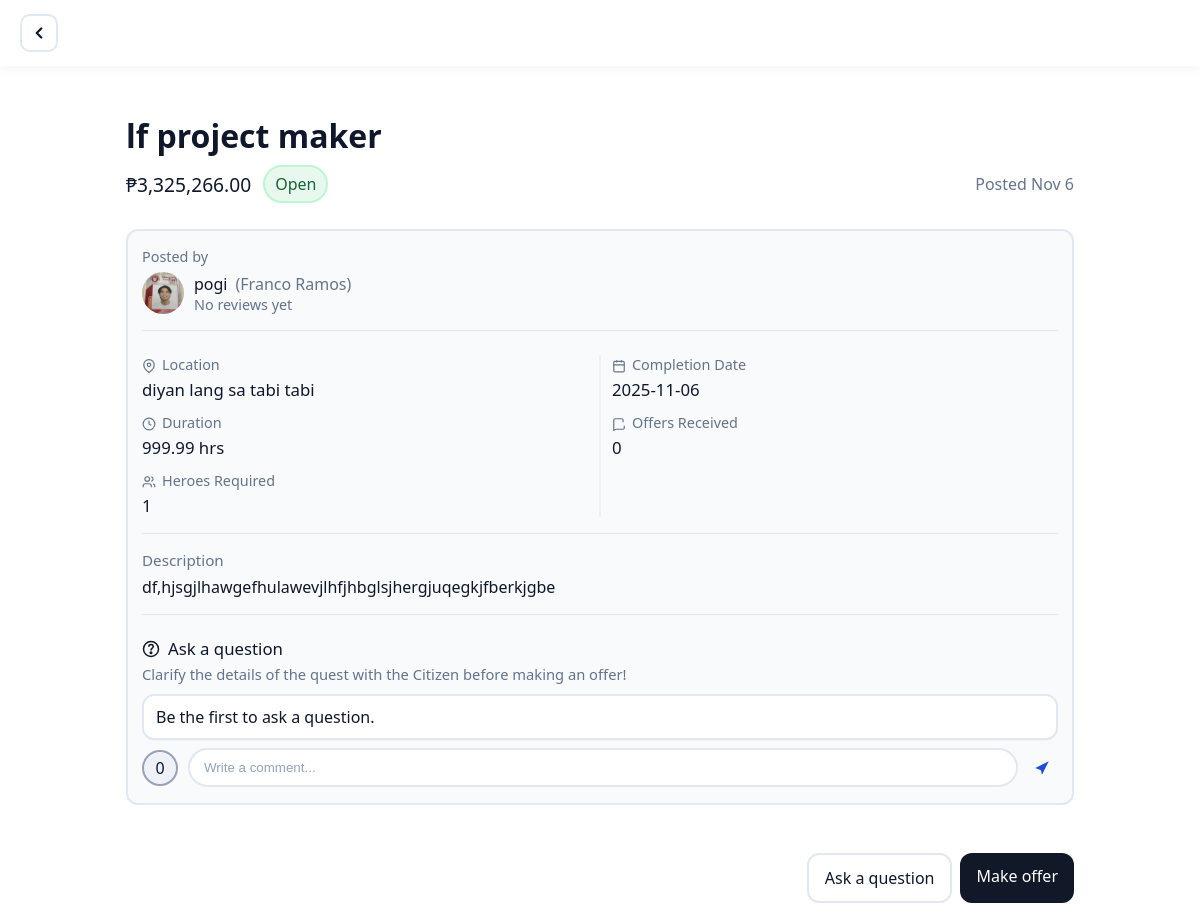
Screenshot of /pages/gawain-detail.php?id=23 (signed in) with the database file from the repository.
### tables this page shows
CREATE TABLE `jobs` (
  `id` int(11) NOT NULL,
  `user_id` int(11) DEFAULT NULL,
  `title` varchar(150) NOT NULL,
  `category` varchar(100) NOT NULL,
  `description` text NOT NULL,
  `location` varchar(200) NOT NULL,
  `budget` decimal(10,2) DEFAULT NULL,
  `date_needed` date DEFAULT NULL,
  `status` varchar(20) NOT NULL DEFAULT 'open',
  `posted_at` datetime NOT NULL DEFAULT current_timestamp(),
  `image_path` varchar(255) DEFAULT NULL,
  `starting_location` varchar(200) DEFAULT NULL,
  `ending_location` varchar(200) DEFAULT NULL,
  `urgency` varchar(20) DEFAULT NULL,
  `time_preference` varchar(20) DEFAULT NULL,
  `specific_time` varchar(20) DEFAULT NULL,
  `time_range_start` varchar(20) DEFAULT NULL,
  `time_range_end` varchar(20) DEFAULT NULL,
  `payment_type` varchar(20) DEFAULT NULL,
  `estimated_hours` decimal(5,2) DEFAULT NULL,
  `additional_cost` decimal(10,2) DEFAULT NULL,
  `requirements` text DEFAULT NULL,
  `helpers_needed` int(11) DEFAULT 1,
  `screening_questions` text DEFAULT NULL,
  `make_mandatory` tinyint(1) DEFAULT 0,
  `is_negotiable` tinyint(1) DEFAULT 0
);

### pages/gawain-detail.php (the view, shortened to what this page needs)
<?php
include '../config/db_connect.php';
$db = $conn ?? $mysqli ?? null;
$table = 'jobs';
function e($v){ return htmlspecialchars((string)$v, ENT_QUOTES, 'UTF-8'); }
function fmt_money($v){
    $n = is_numeric($v) ? (float)$v : 0; return '₱' . number_format($n, 2);
}
$jobs = null;
$id = isset($_GET['id']) ? (int)$_GET['id'] : 0;
if ($id > 0 && $db) {
    $sql = "SELECT * FROM {$table} WHERE id = ? LIMIT 1";
    if ($stmt = mysqli_prepare($db, $sql)) {
        mysqli_stmt_bind_param($stmt, 'i', $id);
        if (mysqli_stmt_execute($stmt)) {
            $res = mysqli_stmt_get_result($stmt);
            $jobs = mysqli_fetch_assoc($res) ?: null;
        }
    }
}
$pageTitle = isset($jobs['title']) ? trim((string)$jobs['title']) : '';
$priceLabel = fmt_money($jobs['budget'] ?? '');
$status = ucfirst(strtolower((string)($jobs['status'] ?? 'open')));
$durationLabel = (!empty($jobs['estimated_hours']))
	? (rtrim(rtrim(number_format((float)$jobs['estimated_hours'], 2, '.', ''), '0'), '.') . ' hr' . (((float)$jobs['estimated_hours'] == 1.0) ? '' : 's'))
	: '—';
$offers = 0;
$helpersNeeded = (int)($jobs['helpers_needed'] ?? 1);
$displayName = $_SESSION['display_name'] ?? $_SESSION['mobile'] ?? 'You';
function url_from_path($p){
  return '../' . ltrim($p, '/');
}
$clientAvatarUrl = '';
$jobOwnerId = (int)($jobs['user_id'] ?? 0);
$posterUsername = '';
$posterFirst = '';
$posterLast  = '';
if ($jobOwnerId > 0 && $db) {
	if ($u = @mysqli_prepare(
		$db,
		"SELECT
			COALESCE(username,'')     AS username,
			COALESCE(first_name,'')   AS first_name,
			COALESCE(last_name,'')    AS last_name,
			COALESCE(avatar,'')       AS avatar
		 FROM users WHERE id = ? LIMIT 1"
	)) {
		mysqli_stmt_bind_param($u, 'i', $jobOwnerId);
		if (@mysqli_stmt_execute($u)) {
			$ur = @mysqli_stmt_get_result($u);
			if ($ur && ($row = @mysqli_fetch_assoc($ur))) {
				$posterUsername  = (string)($row['username'] ?? '');
				$posterFirst     = (string)($row['first_name'] ?? '');
				$posterLast      = (string)($row['last_name'] ?? '');
				$clientAvatarUrl = url_from_path($row['avatar'] ?? '');
			}
		}
	}
}
$posterName = trim($posterUsername !== '' ? $posterUsername : trim($posterFirst . ' ' . $posterLast));
$posterFullName = trim(($posterFirst ?? '') . ' ' . ($posterLast ?? ''));
$isOwner = false;
if (!empty($_SESSION['user_id']) && $jobOwnerId) {
   $isOwner = ((int)$_SESSION['user_id'] === (int)$jobOwnerId);
} elseif ($jobOwnerId === 0) {
   $viewerName = (string)($displayName ?? ($_SESSION['display_name'] ?? ''));
   $isOwner = (trim(strtolower($viewerName)) === trim(strtolower((string)($jobs['user_name'] ?? ''))));
}
$profileHref = $isOwner
  ? './profile.php'
  : ($jobOwnerId
      ? ('./user-detail.php?id=' . (int)$jobOwnerId)
      : ($posterName !== '' ? ('./user-detail.php?name=' . urlencode($posterName)) : '#'));
$viewerId = (int)($_SESSION['user_id'] ?? 0);
$thread = [];
?>
<!DOCTYPE html>
<html lang="en">
<head>
  <link rel="stylesheet" href="../assets/css/styles.css" />
</head>
<body class="theme-profile-bg page-fade is-ready">
  <header class="dash-topbar detail-topbar">
    <a class="back-btn" href="./home-gawain.php" aria-label="Back to posts">
      <svg width="18" height="18" viewBox="0 0 24 24" fill="none" stroke="currentColor" stroke-width="3" stroke-linecap="round" stroke-linejoin="round"><path d="M15 18l-6-6 6-6"/></svg>
    </a>
  </header>
  <main class="detail-wrap">
    <h1 class="detail-title"><?php echo e($pageTitle ?: ($jobs['title'] ?? '')); ?></h1>
    <div class="price-row">
      <div class="price"><?php echo e($priceLabel); ?></div>
      <span class="badge"><?php echo e($status); ?></span>
      <span style="margin-left:auto; color:#64748b; font-weight:700;">Posted <?php echo e(date('M j', strtotime($jobs['posted_at'] ?? 'now'))); ?></span>
    </div>
    <div class="detail-grid">
      <div class="detail-main">
        <div class="meta-merged" aria-label="Details">
          <div class="meta-item">
            <h3 class="meta-title">Posted by</h3>
            <div class="poster">
              <div class="avatar">
                <?php
                if (!empty($clientAvatarUrl)) {
                  echo '<a href="' . e($profileHref) . '" title="View user details"><img class="avatar-img" src="' . e($clientAvatarUrl) . '" alt="' . e($posterName) . '" /></a>';
                } else {
                  echo '<a href="' . e($profileHref) . '" title="View user details"><img class="avatar-img" src="../assets/images/your-photo.png" alt="' . e($posterName) . '" style="object-fit:cover;" /></a>';
                }
                ?>
              </div>
              <div>
                <div style="font-weight:800; display:flex; align-items:center; gap:8px; flex-wrap:wrap;">
                  <a href="<?php echo e($profileHref); ?>" title="View user details" style="color:inherit; text-decoration:none;"><?php echo e($posterName); ?></a>
                  <?php if (!empty($posterFullName)): ?>
                    <span style="color:#64748b; font-weight:700;">(<?php echo e($posterFullName); ?>)</span>
                  <?php endif; ?>
                </div>
                <div style="color:#64748b; font-size:.9rem;">No reviews yet</div>
              </div>
            </div>
            <div class="meta-divider" role="presentation"></div>
            <div class="info-list">
              <div class="info-row">
                <div class="label">
                  <span class="ico" aria-hidden="true">
                    <svg width="14" height="14" viewBox="0 0 24 24" fill="none" stroke="currentColor" stroke-width="2"><path d="M21 10c0 7-9 13-9 13S3 17 3 10a9 9 0 1 1 18 0Z"/><circle cx="12" cy="10" r="3"/></svg>
                  </span>
                  <span>Location</span>
                </div>
                <div class="value"><?php echo ($jobs['location'] ?? '') ? e($jobs['location']) : 'Online'; ?></div>
              </div>
              <div class="info-row">
                <div class="label">
                  <span class="ico" aria-hidden="true">
                    <svg width="14" height="14" viewBox="0 0 24 24" fill="none" stroke="currentColor" stroke-width="2"><rect x="3" y="4" width="18" height="18" rx="2"/><path d="M16 2v4M8 2v4M3 10h18"/></svg>
                  </span>
                  <span>Completion Date</span>
                </div>
                <div class="value"><?php echo ($jobs['date_needed'] ?? '') ? e($jobs['date_needed']) : 'Anytime'; ?></div>
              </div>
              <div class="info-row">
                <div class="label">
                  <span class="ico" aria-hidden="true">
                    <svg width="14" height="14" viewBox="0 0 24 24" fill="none" stroke="currentColor" stroke-width="2"><circle cx="12" cy="12" r="10"/><path d="M12 6v6l4 2"/></svg>
                  </span>
                  <span>Duration</span>
                </div>
                <div class="value"><?php echo e($durationLabel); ?></div>
              </div>
              <div class="info-row">
                <div class="label">
                  <span class="ico" aria-hidden="true">
                    <svg width="14" height="14" viewBox="0 0 24 24" fill="none" stroke="currentColor" stroke-width="2"><path d="M21 15v4a2 2 0 0 1-2 2H7l-4 2V5a2 2 0 0 1 2-2h12a2 2 0 0 1 2 2v4"/></svg>
                  </span>
                  <span>Offers Received</span>
                </div>
                <div class="value"><?php echo e($offers); ?></div>
              </div>
              <div class="info-row">
                <div class="label">
                  <span class="ico" aria-hidden="true">
                    <svg width="14" height="14" viewBox="0 0 24 24" fill="none" stroke="currentColor" stroke-width="2"><path d="M16 21v-2a4 4 0 0 0-4-4H6a4 4 0 0 0-4 4v2"/><circle cx="9" cy="7" r="4"/><path d="M22 21v-2a4 4 0 0 0-3-3.87"/><path d="M16 3.13a4 4 0 0 1 0 7.75"/></svg>
                  </span>
                  <span>Heroes Required</span>
                </div>
                <div class="value"><?php echo $helpersNeeded; ?></div>
              </div>
            </div>
            <div class="meta-divider" role="presentation"></div>
            <div class="merged-desc" aria-label="Description">
              <h3>Description</h3>
              <pre><?php echo e($jobs['description'] ?? ''); ?></pre>
            </div>
            <div class="meta-divider" role="presentation"></div>
            <section class="ask-panel ask-inset" id="ask-box" aria-label="Ask a question">
              <h3 class="ask-title">
                <svg width="18" height="18" viewBox="0 0 24 24" fill="none" stroke="currentColor" stroke-width="2"><circle cx="12" cy="12" r="10"/><path d="M9 9a3 3 0 0 1 6 0c0 2-3 2-3 5"/><circle cx="12" cy="17" r="1"/></svg>
                Ask a question
              </h3>
              <p class="ask-sub">Clarify the details of the quest with the Citizen before making an offer!</p>
              <div class="comment-list" aria-label="Recent Q&A">
                <?php if (empty($thread)): ?>
                  <div class="bubble" style="border-radius:12px;">Be the first to ask a question.</div>
                <?php endif; ?>
              </div>
              <div class="ask-input-row">
                <div class="ask-counter" id="askCount" aria-label="Questions count"><?php echo (int)count($thread); ?></div>
                <form class="ask-form" id="askForm" method="post" novalidate>
                  <input class="ask-field" type="text" name="body" placeholder="Write a comment..." aria-label="Write a comment" required <?php echo $viewerId ? '' : 'disabled'; ?> />
                  <button type="submit" class="ask-send" aria-label="Send question" title="Send"<?php echo $viewerId ? '' : ' disabled'; ?>>
                    <svg viewBox="0 0 24 24" fill="currentColor" aria-hidden="true"><path d="M3 12l18-9-9 18-1.5-6L3 12z"/></svg>
                  </button>
                </form>
              </div>
            </section>
      </div>
    </div>
  </main>
  <footer class="footer-bar">
    <div class="footer-inner">
      <div class="footer-actions">
  <a class="btn-ghost" href="#ask-box" role="button">Ask a question</a>
        <a class="btn-solid" href="./make-offer.php<?php echo $id ? ('?id='.(int)$id) : ''; ?>" role="button">Make offer</a>
      </div>
    </div>
  </footer>
</body>
</html>

### assets/css/styles.css (style rules this page uses)
* { box-sizing: border-box; }
html, body { height: 100%; margin: 0; }
body { font-family: 'Montserrat', system-ui, -apple-system, Segoe UI, Roboto, Arial, sans-serif; color: #0f172a; background: #ffffff; }
@media (prefers-reduced-motion: no-preference) { body.page-fade { opacity: 0; transform: translateY(6px); } }
@media (prefers-reduced-motion: no-preference) { body.page-fade.is-ready { transition: opacity 320ms ease, transform 320ms ease; opacity: 1; transform: none; } }
.theme-profile-bg { background: #ffffff; background-attachment: initial; background-size: auto; }
.theme-profile-bg .dash-topbar { background: transparent; border-bottom-color: rgba(255,255,255,.18); }
:root { --pal-1: #597D9E; --pal-2: #1893B7; --pal-3: #98CFDD; --pal-4: #0E74A2; --pal-5: #4E6589; --bg:#f6f8fb; --text:#0f172a; --muted:#475569; --card:#ffffff; --line:#e2e8f0; --brand: var(--pal-4); --accent-g: var(--pal-1); --accent-b: var(--pal-2); --shadow:0 10px 25px rgba(2,6,23,.08); --aside-collapsed: 14px; --aside-expanded: 280px; }
.dash-topbar { position: sticky; top: 0; z-index: 10; display: flex; align-items: center; gap: 12px; background: var(--card); border-bottom: 1px solid var(--line); padding: 14px 20px; min-height: 64px; box-shadow: 0 4px 12px rgba(2,6,23,.04); }
.btn-ghost { background:transparent; border:1px solid var(--line); color:var(--text); }
.theme-profile-bg .dash-topbar { border-bottom: 3px solid #0078a6; position: relative; z-index: 1; }
.theme-profile-bg .dash-topbar { border-bottom: 3px solid #0078a6; }

### rows the page displays
jobs: title "lf project maker", budget "₱3,325,266.00", status "Open", posted_at "Nov 6", location "diyan lang sa tabi tabi", date_needed "2025-11-06", estimated_hours "999.99 hrs", helpers_needed "1", description "df,hjsgjlhawgefhulawevjlhfjhbglsjhergjuqegkjfberkjgbe"

### other values shown
$posterName "pogi"
$posterFullName "Franco Ramos"
$offers "0"
count($thread) "0"
